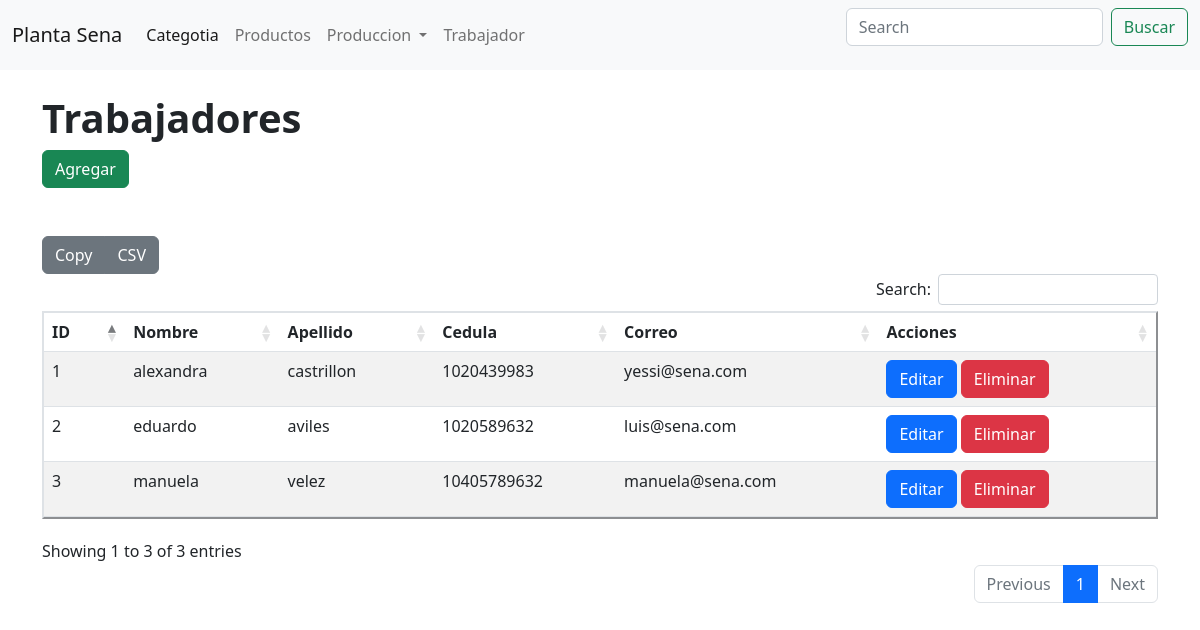
The page /planta/trabajadores/ on the database as committed earlier.
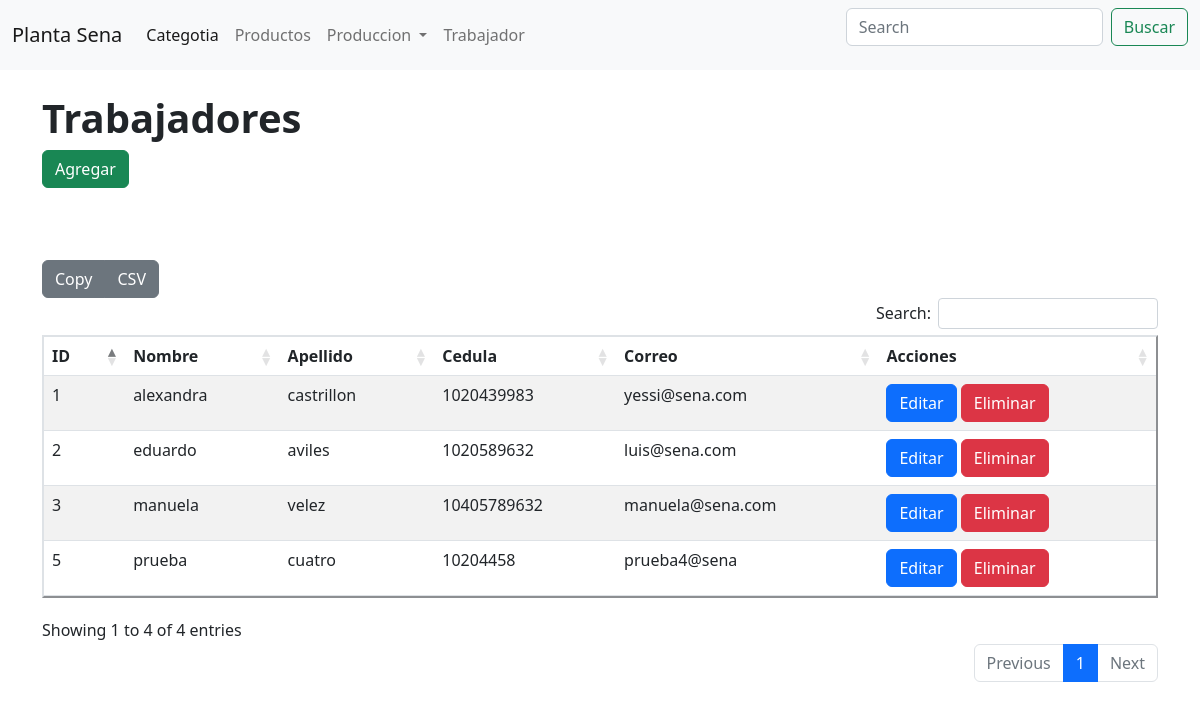
The same page on the database as committed later.
### planta/models.py (models this page shows, shortened)
class Trabajador(models.Model):
    cedula = models.IntegerField(unique= True)
    nombre = models.CharField(max_length=100)
    apellido=models.CharField(max_length=100)
    correo= models.EmailField(max_length=250,null=True,blank= True)

### planta/views.py (the view)
# urls.py: path('trabajadores/',views.listarTrabajador, name="listarTrabajador"),
def listarTrabajador (request):
    q = Trabajador.objects.all() #DICCIONARIO CON LOS DATOS DE TRABAJADOR
    context = {"datos":q}
    return render(request, 'planta/trabajador/listar_trabajador.html',context)

### planta/templates/planta/trabajador/listar_trabajador.html (shortened to what this page needs)
{%extends "planta/base.html"%} {%load static%} {%block titulo%} Trabajadores {%endblock%} {%block contenedor%}
<h1><b>Trabajadores</b></h1>
<button class="btn btn-success"><a class="navbar-brand" href="{% url 'planta:formularioTrabajador' 0%}">Agregar</a></button>
{% if datos %}
<table class="table table-striped table-hover" border="2px" id="tableTrabajador">
    <thead>
        <tr>
            <th>ID</th>
            <th>Nombre</th>
            <th>Apellido</th>
            <th>Cedula</th>
            <th>Correo</th>
            <th>Acciones</th>
        </tr>
    </thead>
    {%for t in datos %}
    <tr>
        <td>{{t.id}}</td>
        <td>{{t.nombre}}</td>
        <td>{{t.apellido}}</td>
        <td>{{t.cedula}}</td>
        <td>{{t.correo}}</td>
        <td><button class="btn btn-primary" ><a style="text-decoration: none; color:white"href="{% url 'planta:formularioTrabajador' t.id %}">Editar</a></button>&nbsp;<button class="btn btn-danger"><a style="text-decoration: none; color:white"href="/planta/eliminarTrabajador/{{t.id}}">Eliminar</a></button></td>
    </tr>
    <br/> {% endfor %}
</table>
{% else %} no hay datos {% endif %} {%endblock contenedor%}

### planta/templates/planta/base.html (shortened to what this page needs)
{%load static%}
<html lang="en">
<head>
    <link href="{% static 'planta/css/bootstrap.min.css' %}" rel="stylesheet">
    <link rel="stylesheet" type="text/css" href="{% static 'planta/css/datatables.min.css' %} "/>
</head>
<body>
    <nav class="navbar navbar-expand-lg bg-light">
        <div class="container-fluid">
            <a class="navbar-brand" href="{% url 'planta:index'%}">Planta Sena</a>
            <div class="collapse navbar-collapse" id="navbarSupportedContent">
                <ul class="navbar-nav me-auto mb-2 mb-lg-0">
                    <li class="nav-item">
                        <a class="nav-link active" aria-current="page" href="#">Categotia</a>
                    </li>
                    <li class="nav-item">
                        <a class="nav-link" href="#">Productos</a>
                    </li>
                    <li class="nav-item dropdown">
                        <a class="nav-link dropdown-toggle" href="#" role="button" data-bs-toggle="dropdown" aria-expanded="false">
                 Produccion
                </a>
                    </li>
                    <li class="nav-item">
                        <a class="nav-link" href="{% url 'planta:listarTrabajador'%}">Trabajador</a>
                    </li>
                </ul>
                <form class="d-flex" role="search">
                    <input class="form-control me-2" type="search" placeholder="Search" aria-label="Buscar">
                    <button class="btn btn-outline-success" type="submit">Buscar</button>
                </form>
            </div>
        </div>
    </nav>
    <div class="container"><br>
        {%block contenedor%} -------- {%endblock%}
    </div>

Rows that differ between the two databases and show on the page:
added Trabajador: id "5", nombre "prueba", apellido "cuatro", cedula "10204458", correo "prueba4@sena"
Other text that changed with them:
text written by a page script: "Copy CSV Search: Showing 1 to 3 of 3 entries Previous 1 Next" → "Copy CSV Search: Showing 1 to 4 of 4 entries Previous 1 Next"
